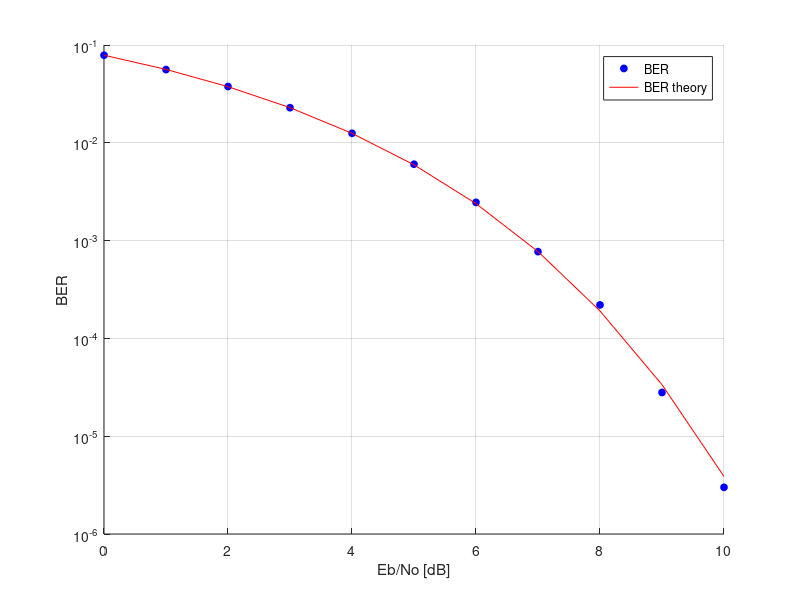

Write the MATLAB code that produced this figure.
clc;clear all;close all;
%% hw_week10_OFDM
% initialize
Eb_No_dB=[0:1:10];
Eb_No_lin=db2pow(Eb_No_dB);

sample =1e6;
modOrder = 2;

BER_ = zeros(2,length(Eb_No_dB));

% Generate tx
tx = randi([0 modOrder-1],1,sample);

tx_mod = pskmod(tx, modOrder, 0);

% Serial to Parallel
tx_mod = tx_mod';

% IFFT
tx_ifft = ifft(tx_mod)*sqrt(sample);

% Parallel to Serial
tx_ofdm = tx_ifft';

%% Receiver
for i = 1:length(Eb_No_dB)
    
    rx_ofdm = awgn(tx_ofdm',Eb_No_dB(i));

    % FFT
    rx_fft = fft(rx_ofdm)/sqrt(sample);
    
    % Parallel to Serial
    rx_fft = rx_fft';

    % BPSK demodulation
    rx = pskdemod(rx_fft,modOrder,0);
    n_err = sum(tx~=rx);

    ber_ = n_err/sample;
    BER_(1,i) = ber_;
    BER_(2,i) = 1/2*erfc(sqrt(Eb_No_lin(i)));
end

%% Plotting
figure
hold on; grid on;
xlabel('Eb/No [dB]');ylabel('BER');
p1=plot(Eb_No_dB,BER_(1,:),'o');set(p1,'markersize',5,'markerEdgeColor','b','markerFaceColor','b')
p2=plot(Eb_No_dB,BER_(2,:),'color','r');
legend('BER','BER theory');
set(gca,'yscale','log')